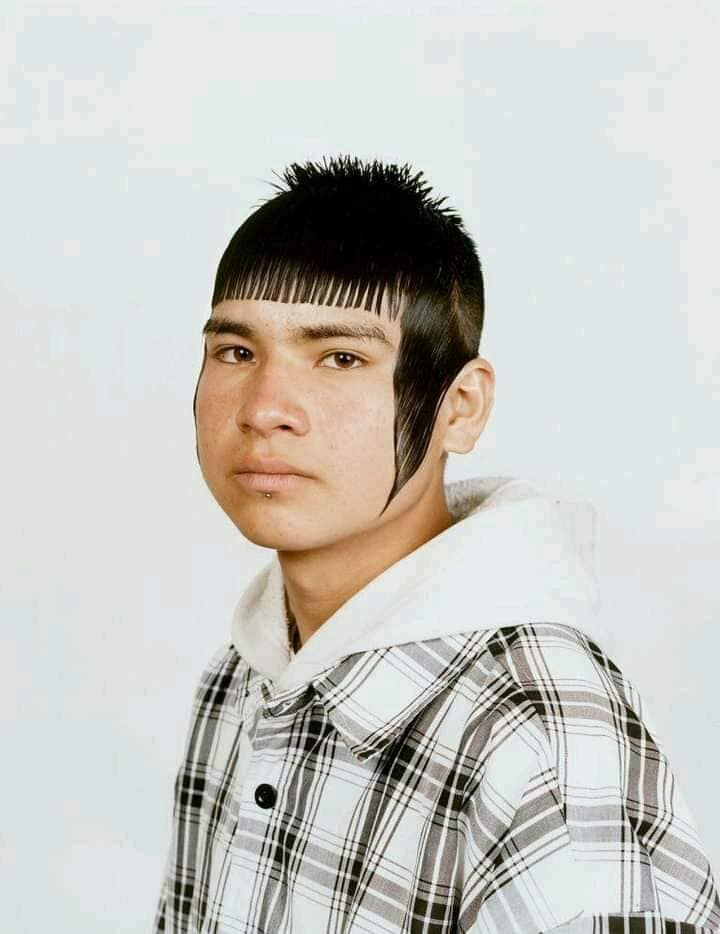
#> input picture hinh1.jpg, 720 x 934 px
$ python main.py
#> lines starting #> are read from the running program, lines starting #| are printed output that depends on the picture
import cv2
import numpy as np

CHAR_LIST = "$@B%8&WM#*oahkbdpqwmZO0QLCJUYXzcvunxrjft/\|()1{}[]?-_+~<>i!lI;:,\"^`'. "
image = cv2.imread("hinh1.jpg",0)
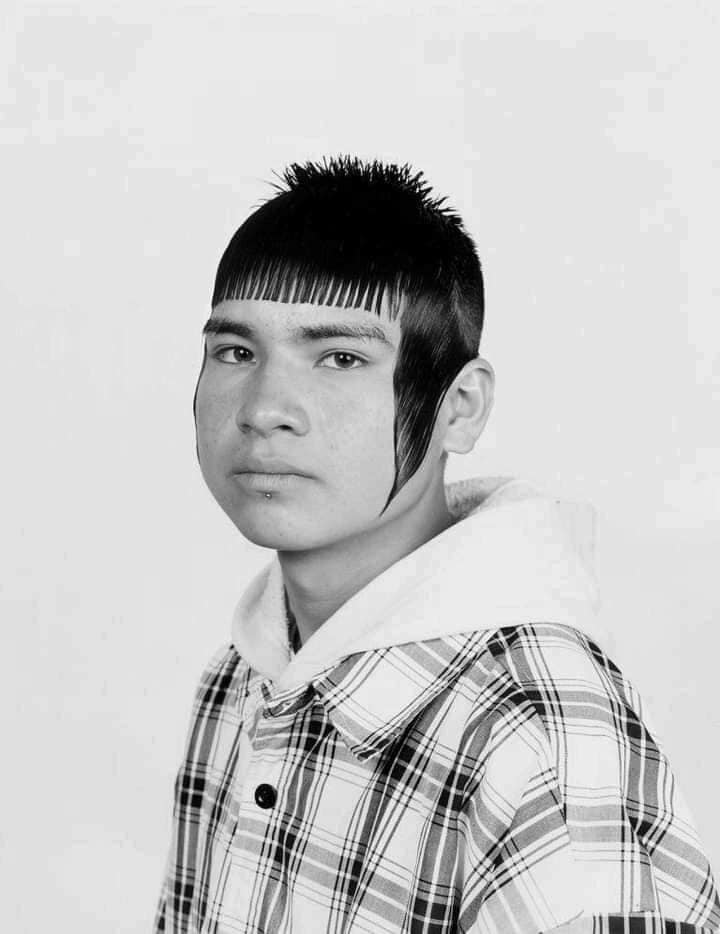
#> image: shape (934, 720); min 0, max 255, mean 198.8
num_cols = 200
height, width = image.shape
#> height = 934; width = 720
cell_width = width/num_cols
#> cell_width = 3.6
cell_height = cell_width * 2
#> cell_height = 7.2
num_rows = int(height / cell_height)
#> num_rows = 129
output_file = open("image.txt", "w")

for i in range(num_rows):
    for j in range(num_cols):
        sub_image = image[int(i*cell_height): int((i+1)*cell_height), int(j*cell_width):int((j+1)*cell_width)]
        index = int(np.mean(sub_image)/255*len(CHAR_LIST))
        output_file.write(CHAR_LIST[index])
    output_file.write("\n")
output_file.close()
